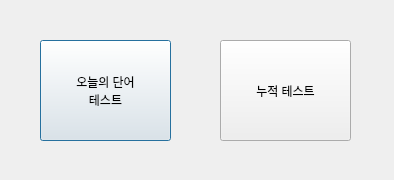
<?xml version="1.0" encoding="UTF-8"?>
<ui version="4.0">
 <class>Dialog</class>
 <widget class="QDialog" name="Dialog">
  <property name="geometry">
   <rect>
    <x>0</x>
    <y>0</y>
    <width>394</width>
    <height>180</height>
   </rect>
  </property>
  <property name="windowTitle">
   <string>단어테스트기</string>
  </property>
  <widget class="QPushButton" name="btn1">
   <property name="geometry">
    <rect>
     <x>40</x>
     <y>40</y>
     <width>131</width>
     <height>101</height>
    </rect>
   </property>
   <property name="text">
    <string>오늘의 단어
테스트</string>
   </property>
  </widget>
  <widget class="QPushButton" name="btn2">
   <property name="geometry">
    <rect>
     <x>220</x>
     <y>40</y>
     <width>131</width>
     <height>101</height>
    </rect>
   </property>
   <property name="text">
    <string>누적 테스트</string>
   </property>
  </widget>
 </widget>
 <resources/>
 <connections/>
</ui>
